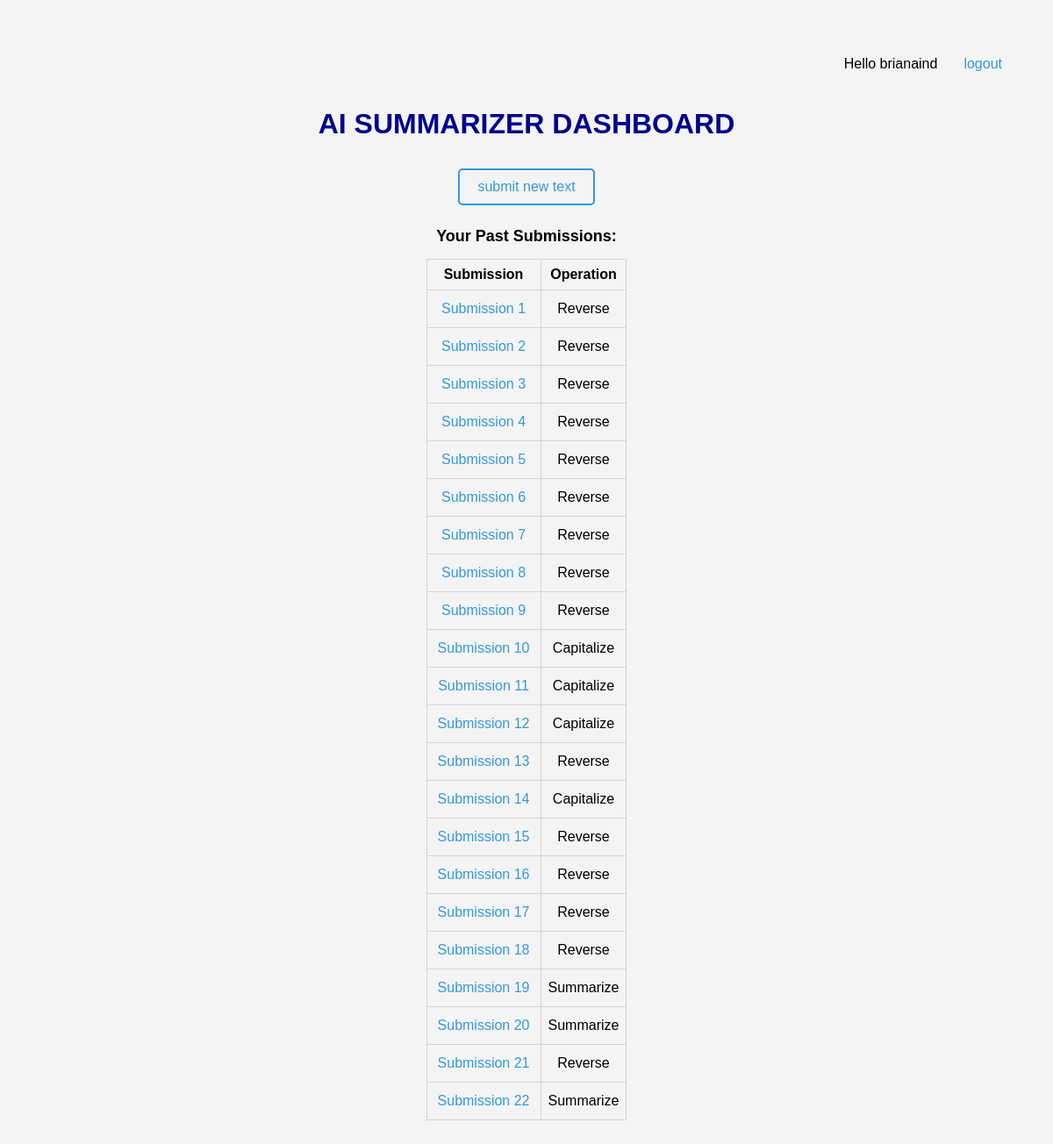
The page /dashboard (signed in) on the database its author committed.
### app.py (models this page shows)
class User(db.Model, UserMixin):
    id = db.Column(db.Integer, primary_key=True)
    username = db.Column(db.String(20), nullable=False, unique=True)
    password = db.Column(db.String(80), nullable=False)

class Submission(db.Model):
    id = db.Column(db.Integer, primary_key=True)
    user_id = db.Column(db.Integer, db.ForeignKey('user.id'), nullable=False)
    unique_id = db.Column(db.String(32), nullable=False)
    original_text = db.Column(db.Text, nullable=False)
    reversed_text = db.Column(db.Text, nullable=False)
    actionn = db.Column(db.Text, nullable=False)
    user = db.relationship('User', backref=db.backref('submissions', lazy=True))

### app.py (the view)
@app.route('/dashboard', methods=['GET', 'POST'])
@login_required
def dashboard():
    return render_template('dashboard.html' , username=current_user.username ) #added this second argument

### app.py (called while the page is built)
@login_manager.user_loader
def load_user(user_id):
    return User.query.get(int(user_id))

### templates/dashboard.html (shortened to what this page needs)
<!DOCTYPE html>
<html lang="en">
<head>
    <link rel="stylesheet" type="text/css" href="{{ url_for('static', filename='styles.css') }}">
</head>
<body>
    <p style="text-align: right;" >Hello {{ username }}<a href="{{url_for('logout')}}" style="border: None; " >logout</a> </p>
    <h1>AI Summarizer Dashboard</h1>
    <a href="/fullSubmission">submit new text</a>
    <h2>Your Past Submissions:</h2>
    <table align="center">
        <thead>
            <tr>
                <th>Submission</th><th>Operation</th>
            </tr>
        </thead>
        <tbody>
            {% for submission in current_user.submissions %}
                <tr>
                    <td><a href="{{ url_for('result', unique_id=submission.unique_id) }}">Submission {{ loop.index }}</a></td>
                    <td>{{ submission.actionn }}</td>
                </tr>
            {% endfor %}
        </tbody>
    </table>
</body>
</html>

### static/styles.css (style rules this page uses)
body { font-family: 'Arial', sans-serif; background-color: #f4f4f4; text-align: center; padding: 20px; }
h1 { color: darkblue; text-transform: uppercase; }
h2 { font-size: 18px; }
a { text-decoration: none; display: inline-block; margin: 10px; padding: 10px 20px; border: 2px solid #3498db; color: #3498db; border-radius: 5px; transition: background-color 0.3s, color 0.3s; }
table a, table a:hover { border: None; margin: 2px; padding: 2px 2px; color: #3498db; background-color: #f4f4f4; }
table { border: 1px solid lightgray; border-collapse: collapse; }
th, td { border: 1px solid lightgray; padding: 8px; }

### rows shown on the page
User: username "brianaind"
Submission: actionn "Reverse"
Submission: actionn "Reverse"
Submission: actionn "Reverse"
Submission: actionn "Reverse"
Submission: actionn "Reverse"
Submission: actionn "Reverse"
Submission: actionn "Reverse"
Submission: actionn "Reverse"
Submission: actionn "Reverse"
Submission: actionn "Capitalize"
Submission: actionn "Capitalize"
Submission: actionn "Capitalize"
Submission: actionn "Reverse"
Submission: actionn "Capitalize"
Submission: actionn "Reverse"
Submission: actionn "Reverse"
Submission: actionn "Reverse"
Submission: actionn "Reverse"
Submission: actionn "Summarize"
Submission: actionn "Summarize"
Submission: actionn "Reverse"
Submission: actionn "Summarize"
